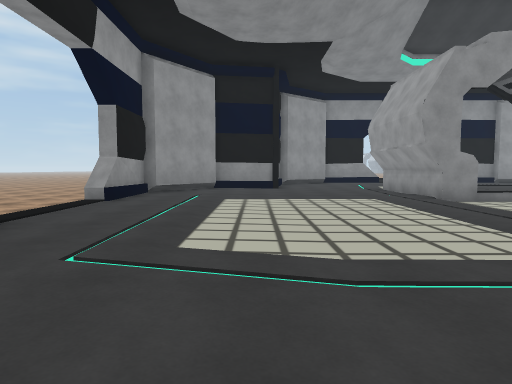
view 1 (above)

12 first-person views from a walk through a Unity game level. The camera is 1.4 m above the floor, tilts 4° down and sees 75° across. The floor is counted in squares, 2 m on a side. Each view is taken from the middle of a square. On the plan, view 1 faces up. The plan holds only what a view shows up to about 10 squares ahead; the rest is blank. The place goes on beyond the plan. Some animated figures are left out. Door leaves are left out, so doorways stand open. Surface patterns are stand-ins for the level's own textures.

view 2
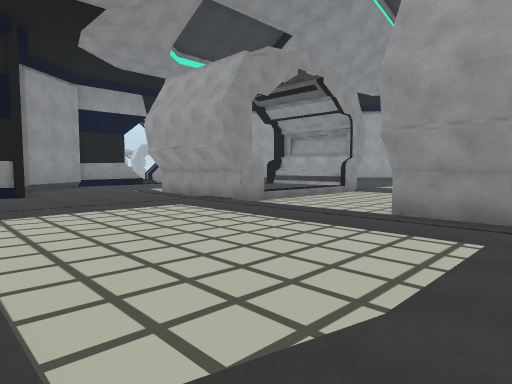

view 3
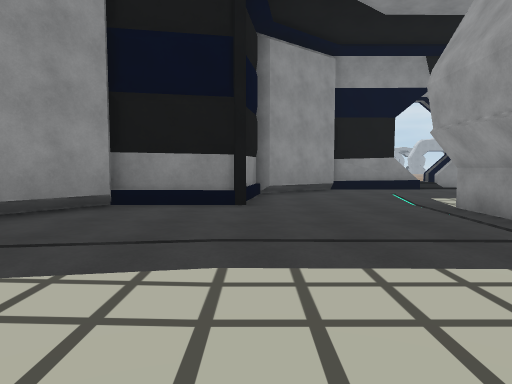

view 4
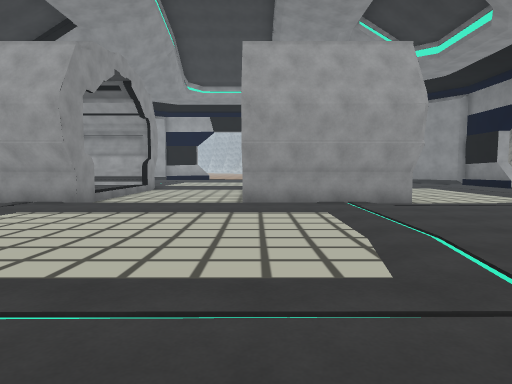

view 5
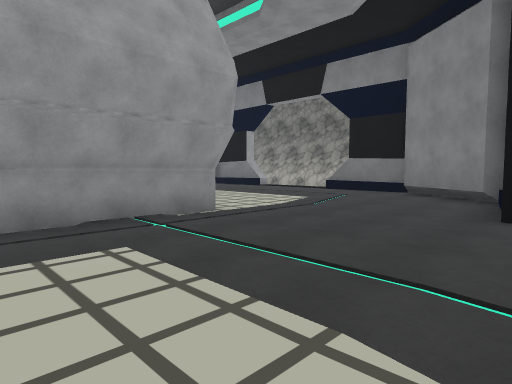

view 6
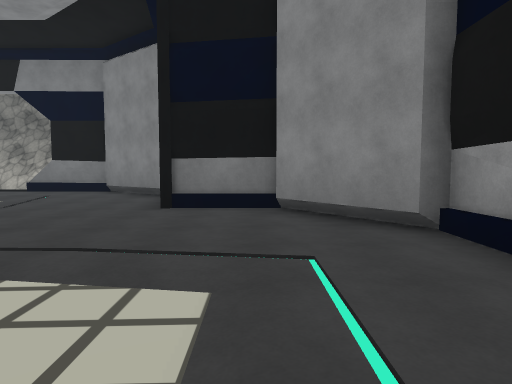

view 7
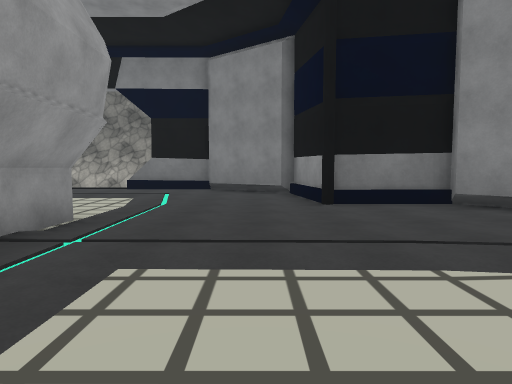

view 8
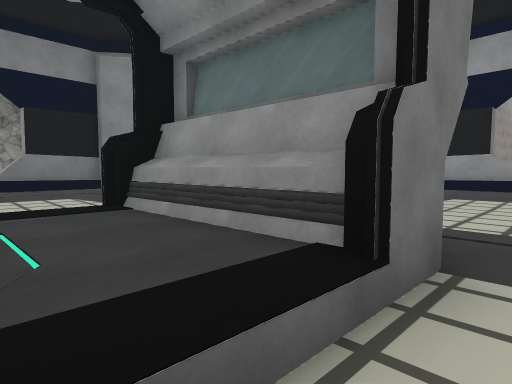

view 9
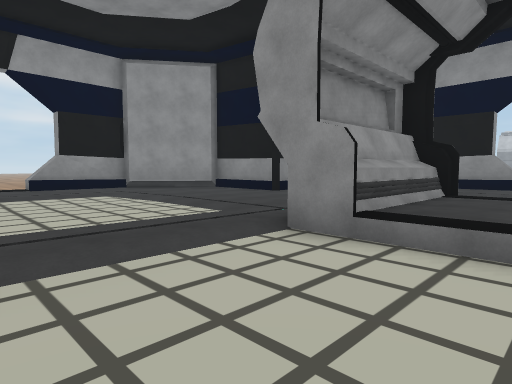

view 10
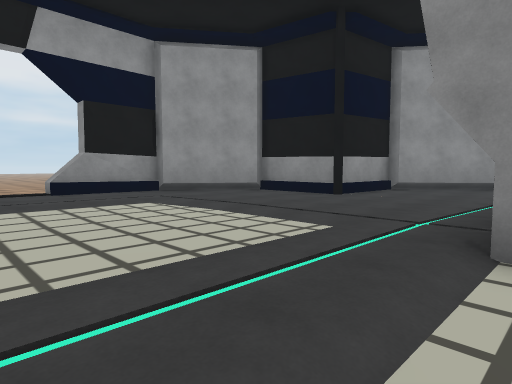

view 11
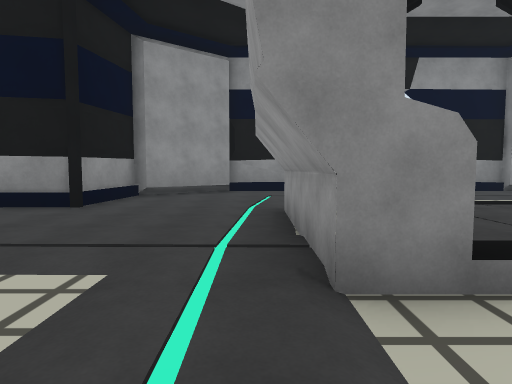

view 12
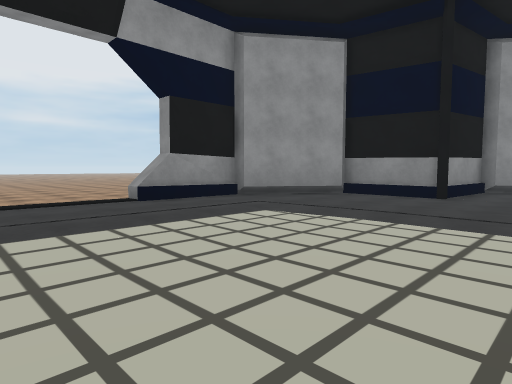

### Floor plan
Key: @ floor where view 1 was taken; # wall or solid block; . main floor; : floor 0.25 m higher than the main floor; - floor 0.25 m lower than the main floor; / step, stairs or slope.
Columns run from 8 left of view 1 to 7 right of it. Each row starts with its distance up from view 1.
 16            ###/
 15           ##...
 14          ##....
 13          #....
 12        ###...//
 11       ##.....#::
 10  --- ##......#::
  9  --- #.......#::
  8  ----#.......///
  7 -----#.......---
  6 --- -........---
  5  -- -........---
  4      ........#::
  3      #.......#::
  2      #.......#::
  1      ##......#::
  0       #.@......
 -1       ####......
 -2          #......
 -3          #......
 -4          ###....
 -5            ###/.

Where each view was taken, in squares from view 1:
view 1: 0 up, 0 right, facing up
view 2: 2 up, 1 left, facing up-right
view 3: 6 up, 1 right, facing up
view 4: 4 up, 3 left, facing right
view 5: 4 up, 0 right, facing down-right
view 6: 5 up, 1 left, facing down
view 7: 5 up, 2 right, facing down
view 8: 5 up, 7 right, facing down-left
view 9: 5 up, 7 right, facing up-left
view 10: 5 up, 5 right, facing up-left
view 11: 6 up, 4 right, facing up
view 12: 4 up, 3 right, facing up-left
